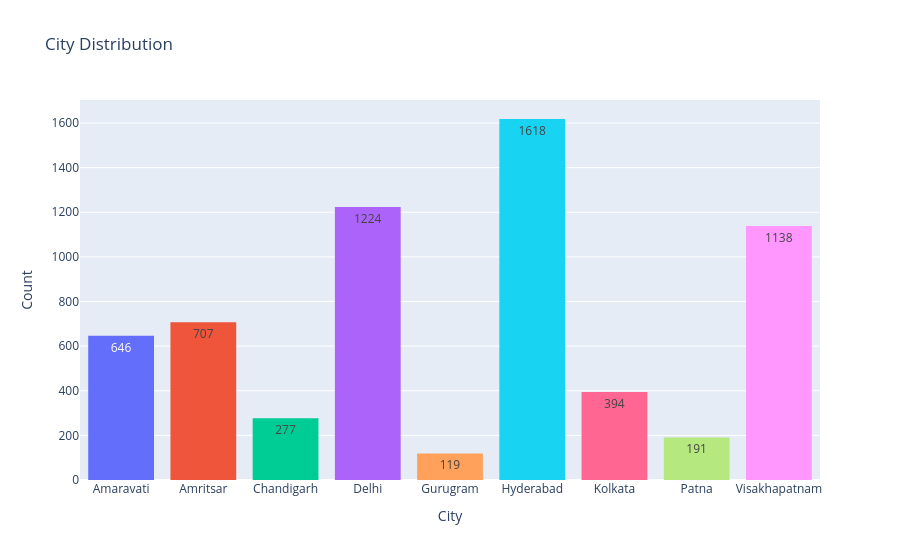

Write notebook code for a chart like this one.
### Markdown cell above
## 🏙️ City Distribution

### Code cell
fig = px.histogram(
    df,
    x='City',
    color='City',
    title='City Distribution',
    text_auto=True
)

fig.update_layout(
    xaxis_title='City',
    yaxis_title='Count',
    showlegend=False
)

fig.show()

### Figure 1 — Plotly figure (JSON) as saved in the notebook; plotly's stock layout.template omitted (floating-point values rounded to 4 significant figures; data arrays with more than 128 entries replaced by an {"elided": "..."} marker saying what was removed)
{"data": [{"bingroup": "x", "hovertemplate": "City=%{x}<br>count=%{y}<extra></extra>", "legendgroup": "Amaravati", "marker": {"color": "#636efa", "pattern": {"shape": ""}}, "name": "Amaravati", "orientation": "v", "showlegend": true, "texttemplate": "%{value}", "type": "histogram", "x": {"elided": "646 str values"}, "xaxis": "x", "yaxis": "y"}, {"bingroup": "x", "hovertemplate": "City=%{x}<br>count=%{y}<extra></extra>", "legendgroup": "Amritsar", "marker": {"color": "#EF553B", "pattern": {"shape": ""}}, "name": "Amritsar", "orientation": "v", "showlegend": true, "texttemplate": "%{value}", "type": "histogram", "x": {"elided": "707 str values"}, "xaxis": "x", "yaxis": "y"}, {"bingroup": "x", "hovertemplate": "City=%{x}<br>count=%{y}<extra></extra>", "legendgroup": "Chandigarh", "marker": {"color": "#00cc96", "pattern": {"shape": ""}}, "name": "Chandigarh", "orientation": "v", "showlegend": true, "texttemplate": "%{value}", "type": "histogram", "x": {"elided": "277 str values"}, "xaxis": "x", "yaxis": "y"}, {"bingroup": "x", "hovertemplate": "City=%{x}<br>count=%{y}<extra></extra>", "legendgroup": "Delhi", "marker": {"color": "#ab63fa", "pattern": {"shape": ""}}, "name": "Delhi", "orientation": "v", "showlegend": true, "texttemplate": "%{value}", "type": "histogram", "x": {"elided": "1224 str values"}, "xaxis": "x", "yaxis": "y"}, {"bingroup": "x", "hovertemplate": "City=%{x}<br>count=%{y}<extra></extra>", "legendgroup": "Gurugram", "marker": {"color": "#FFA15A", "pattern": {"shape": ""}}, "name": "Gurugram", "orientation": "v", "showlegend": true, "texttemplate": "%{value}", "type": "histogram", "x": ["Gurugram", "Gurugram", "Gurugram", "Gurugram", "Gurugram", "Gurugram", "Gurugram", "Gurugram", "Gurugram", "Gurugram", "Gurugram", "Gurugram", "Gurugram", "Gurugram", "Gurugram", "Gurugram", "Gurugram", "Gurugram", "Gurugram", "Gurugram", "Gurugram", "Gurugram", "Gurugram", "Gurugram", "Gurugram", "Gurugram", "Gurugram", "Gurugram", "Gurugram", "Gurugram", "Gurugram", "Gurugram", "Gurugram", "Gurugram", "Gurugram", "Gurugram", "Gurugram", "Gurugram", "Gurugram", "Gurugram", "Gurugram", "Gurugram", "Gurugram", "Gurugram", "Gurugram", "Gurugram", "Gurugram", "Gurugram", "Gurugram", "Gurugram", "Gurugram", "Gurugram", "Gurugram", "Gurugram", "Gurugram", "Gurugram", "Gurugram", "Gurugram", "Gurugram", "Gurugram", "Gurugram", "Gurugram", "Gurugram", "Gurugram", "Gurugram", "Gurugram", "Gurugram", "Gurugram", "Gurugram", "Gurugram", "Gurugram", "Gurugram", "Gurugram", "Gurugram", "Gurugram", "Gurugram", "Gurugram", "Gurugram", "Gurugram", "Gurugram", "Gurugram", "Gurugram", "Gurugram", "Gurugram", "Gurugram", "Gurugram", "Gurugram", "Gurugram", "Gurugram", "Gurugram", "Gurugram", "Gurugram", "Gurugram", "Gurugram", "Gurugram", "Gurugram", "Gurugram", "Gurugram", "Gurugram", "Gurugram", "Gurugram", "Gurugram", "Gurugram", "Gurugram", "Gurugram", "Gurugram", "Gurugram", "Gurugram", "Gurugram", "Gurugram", "Gurugram", "Gurugram", "Gurugram", "Gurugram", "Gurugram", "Gurugram", "Gurugram", "Gurugram", "Gurugram"], "xaxis": "x", "yaxis": "y"}, {"bingroup": "x", "hovertemplate": "City=%{x}<br>count=%{y}<extra></extra>", "legendgroup": "Hyderabad", "marker": {"color": "#19d3f3", "pattern": {"shape": ""}}, "name": "Hyderabad", "orientation": "v", "showlegend": true, "texttemplate": "%{value}", "type": "histogram", "x": {"elided": "1618 str values"}, "xaxis": "x", "yaxis": "y"}, {"bingroup": "x", "hovertemplate": "City=%{x}<br>count=%{y}<extra></extra>", "legendgroup": "Kolkata", "marker": {"color": "#FF6692", "pattern": {"shape": ""}}, "name": "Kolkata", "orientation": "v", "showlegend": true, "texttemplate": "%{value}", "type": "histogram", "x": {"elided": "394 str values"}, "xaxis": "x", "yaxis": "y"}, {"bingroup": "x", "hovertemplate": "City=%{x}<br>count=%{y}<extra></extra>", "legendgroup": "Patna", "marker": {"color": "#B6E880", "pattern": {"shape": ""}}, "name": "Patna", "orientation": "v", "showlegend": true, "texttemplate": "%{value}", "type": "histogram", "x": {"elided": "191 str values"}, "xaxis": "x", "yaxis": "y"}, {"bingroup": "x", "hovertemplate": "City=%{x}<br>count=%{y}<extra></extra>", "legendgroup": "Visakhapatnam", "marker": {"color": "#FF97FF", "pattern": {"shape": ""}}, "name": "Visakhapatnam", "orientation": "v", "showlegend": true, "texttemplate": "%{value}", "type": "histogram", "x": {"elided": "1138 str values"}, "xaxis": "x", "yaxis": "y"}], "layout": {"barmode": "relative", "legend": {"title": {"text": "City"}, "tracegroupgap": 0}, "showlegend": false, "title": {"text": "City Distribution"}, "xaxis": {"anchor": "y", "categoryarray": ["Amaravati", "Amritsar", "Chandigarh", "Delhi", "Gurugram", "Hyderabad", "Kolkata", "Patna", "Visakhapatnam"], "categoryorder": "array", "domain": [0, 1], "title": {"text": "City"}}, "yaxis": {"anchor": "x", "domain": [0, 1], "title": {"text": "Count"}}}}
